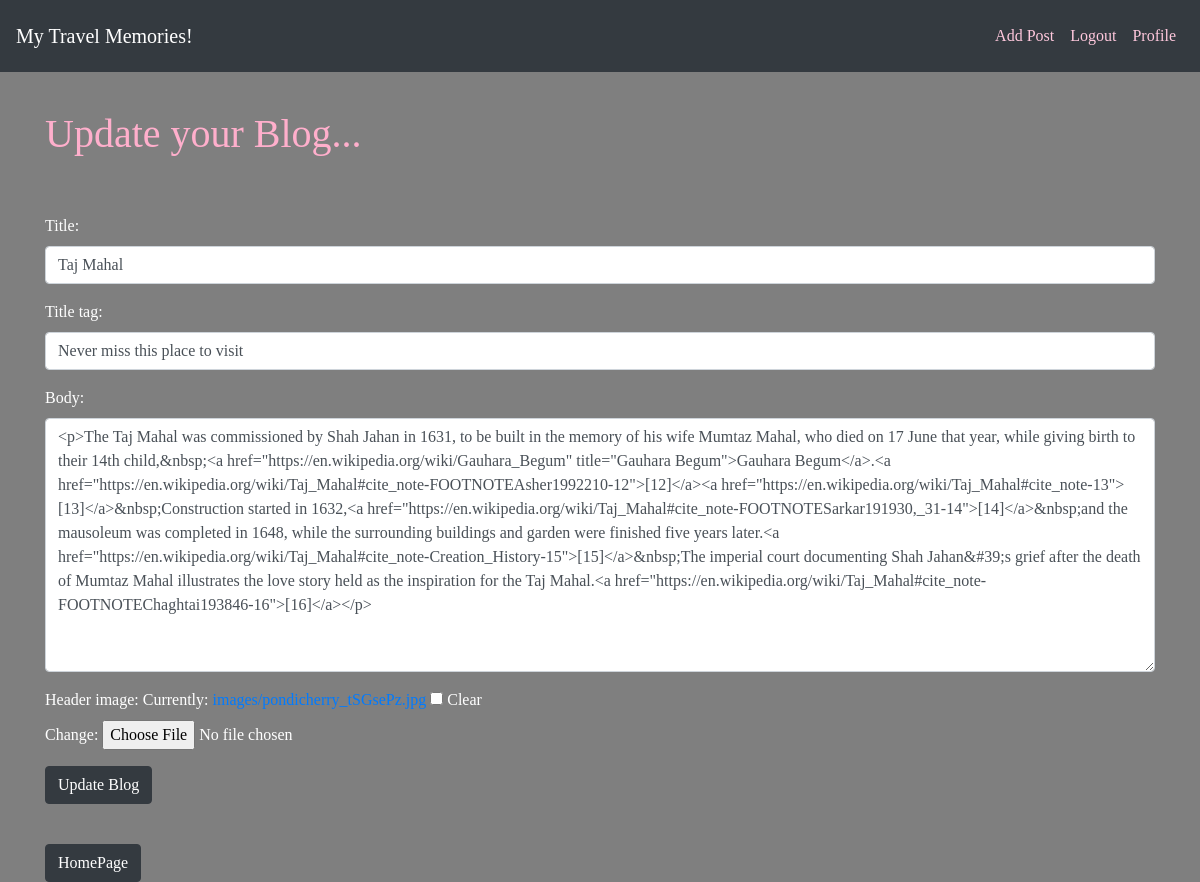
/blog/updatepost/44 (signed in), run on the app's committed database.
### blogcrud/models.py (models this page shows, shortened)
class Post(models.Model):
    title = models.CharField(max_length=255)
    header_image = models.ImageField(
        null=True, blank=True, upload_to="images/")
    title_tag = models.CharField(max_length=255, default="Blog Website")
    author = models.ForeignKey(User, on_delete=models.CASCADE)
    body = RichTextField(blank=True, null=True)
    post_date = models.DateField(auto_now_add=True)
    likes = models.ManyToManyField(User, related_name='blog_posts')

### blogcrud/views.py (the view)
# urls.py: path('blog/updatepost/<int:pk>',UpdateBlogView.as_view(),name='updatepost'),
class UpdateBlogView(UpdateView):
    model = Post
    template_name = 'updatepost.html'
    form_class = EditForm

### blogcrud/forms.py
class EditForm(forms.ModelForm):
    class Meta:
        model = Post
        fields = ('title','title_tag','body','header_image')
        widgets = {
            'title': forms.TextInput(attrs={'class':'form-control', 'placeholder': 'My travel memories'}),
            'title_tag': forms.TextInput(attrs={'class':'form-control'}),
            'body': forms.Textarea(attrs={'class':'form-control'}),
        }

### blogcrud/templates/updatepost.html (shortened to what this page needs)
{% extends 'base.html' %}
{% block content %}
{% if user.is_authenticated %}
    {% if user.id == post.author.id %}
        <h1>Update your Blog...</h1>
        <br/><br/>
        <div class="form-group">
            <form method="POST" enctype="multipart/form-data">
                {{ form.as_p }}
            <button class="btn btn-dark">Update Blog</button>
        </div>
        <br/>
        <a href="{% url 'homecrud' %}" class="btn btn-dark">HomePage</a>
    {% else %}
        <h1>Sorry!You cannot edit this content as you are not the owner</h1>
    {% endif %}
{% else %}
    <h1>Please register yourself and login to edit the content here!!</h1>
{% endif %}
{% endblock %}

### static/css/style.css (style rules this page uses)
* { font-family: 'Playfair Display', serif; font-size: 1rem; font-weight:lighter; box-sizing: border-box; }
body { background: linear-gradient(rgba(0, 0, 0, 0.5), rgba(0, 0, 0, 0.5)),url('https://c4.wallpaperflare.com/wallpaper/765/992/4/road-in-black-and-white-wallpaper-preview.jpg') ; background-repeat: no-repeat; background-size: cover; background-attachment: fixed; color: white; font-family: 'Playfair Display', serif; font-size: 1.6rem; }
h1 { color:#ffafcc; }

### data on the page
Post: title "Taj Mahal", title_tag "Never miss this place to visit", body "<p>The Taj Mahal was commissioned by Shah Jahan in 1631, to be built in the memory of his wife Mumtaz Mahal, who died on 17 June that year, while giving birth to their 14th child,&nbsp;<a href=\"https://en.wikipedia.org/wiki/Gauhara_Begum\" title=\"Gauhara Begum\">Gauhara Begum</a>.<a href=\"https://en.wikipedia.org/wiki/Taj_Mahal#cite_note-FOOTNOTEAsher1992210-12\">[12]</a><a href=\"https://en.wikipedia.org/wiki/Taj_Mahal#cite_note-13\">[13]</a>&nbsp;Construction started in 1632,<a href=\"https://en.wikipedia.org/wiki/Taj_Mahal#cite_note-FOOTNOTESarkar191930,_31-14\">[14]</a>&nbsp;and the mausoleum was completed in 1648, while the surrounding buildings and garden were finished five years later.<a…"
